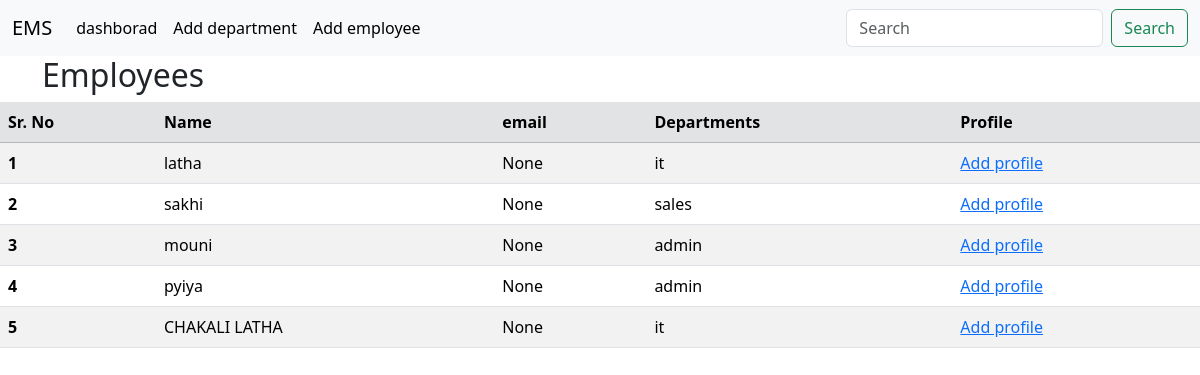
Page /employee_list/ on the committed database.
### employees/models.py (models this page shows, shortened)
class Employee(models.Model):
    ename = models.CharField(max_length=60)
    age = models.IntegerField()
    salary = models.FloatField()
    email=models.EmailField(null=True,blank=True)
    address=models.CharField(max_length=100,null=True)
    dept = models.ForeignKey(Department,on_delete=models.CASCADE)

class Department(models.Model):
    dname = models.CharField(max_length=50)
    d_location = models.CharField(max_length=50)

### employees/views.py (the view)
# urls.py: path('employee_list/',views.employee_list_views,name='employee_list'),
def employee_list_views(request):
    employees=Employee.objects.all()
    context={
        'employees':employees
    }
    return render(request,'employee_list.html',context)

### employees/templates/employee_list.html
{% extends 'main.html' %}
{% block content %}
<div class="container">
    <h2>Employees</h2>
</div>
<table class="table table-striped table-hover">
  <thead class="table-secondary">
    <tr>
      <th scope="col">Sr. No</th>
      <th scope="col">Name</th>
      <th scope="col">email</th>
      <th scope="col">Departments</th>
      <th scope="col">Profile</th>
    </tr>
    </thead>
  <tbody>
    {% for employee in employees %}
    <tr>
        <th scope="row">{{ forloop.counter }}</th>
        <td>{{ employee.ename }}</td>
        <td>{{ employee.email }}</td>
        <td>{{ employee.dept.dname }}</td>
        <td><a href="">Add profile</a></td>
  </tr>
    {% endfor %}
  </tbody>
</table>
{% endblock content %}

### employees/templates/main.html (shortened to what this page needs)
<!DOCTYPE html>
<html lang="en">
<head>
    <link href="https://cdn.jsdelivr.net/npm/bootstrap@5.3.7/dist/css/bootstrap.min.css" rel="stylesheet">
</head>
<body>
    {% include 'nav.html' %}
    {% block content %}
    {% endblock content %}
</body>
</html>

### employees/templates/nav.html (shortened to what this page needs)
<nav class="navbar navbar-expand-lg bg-body-tertiary">
  <div class="container-fluid">
    <a class="navbar-brand" href="#">EMS</a>
    <div class="collapse navbar-collapse" id="navbarSupportedContent">
      <ul class="navbar-nav me-auto mb-2 mb-lg-0">
        <li class="nav-item">
          <a class="nav-link active" aria-current="page" href="{% url 'dashboard' %}">dashborad</a>
        </li>
        <li class="nav-item">
          <a class="nav-link active" aria-current="page" href="{% url 'create_department' %}">Add department</a>
        </li>
        <li class="nav-item">
          <a class="nav-link active" aria-current="page" href="{% url 'create_employee' %}">Add employee</a>
        </li>
      </ul>
      <form class="d-flex" role="search">
        <input class="form-control me-2" type="search" placeholder="Search" aria-label="Search"/>
        <button class="btn btn-outline-success" type="submit">Search</button>
      </form>
    </div>
  </div>
</nav>

### rows in the picture
Employee: ename "latha", email "None", dept.dname "it"
Employee: ename "sakhi", email "None", dept.dname "sales"
Employee: ename "mouni", email "None", dept.dname "admin"
Employee: ename "pyiya", email "None", dept.dname "admin"
Employee: ename "CHAKALI LATHA", email "None", dept.dname "it"
